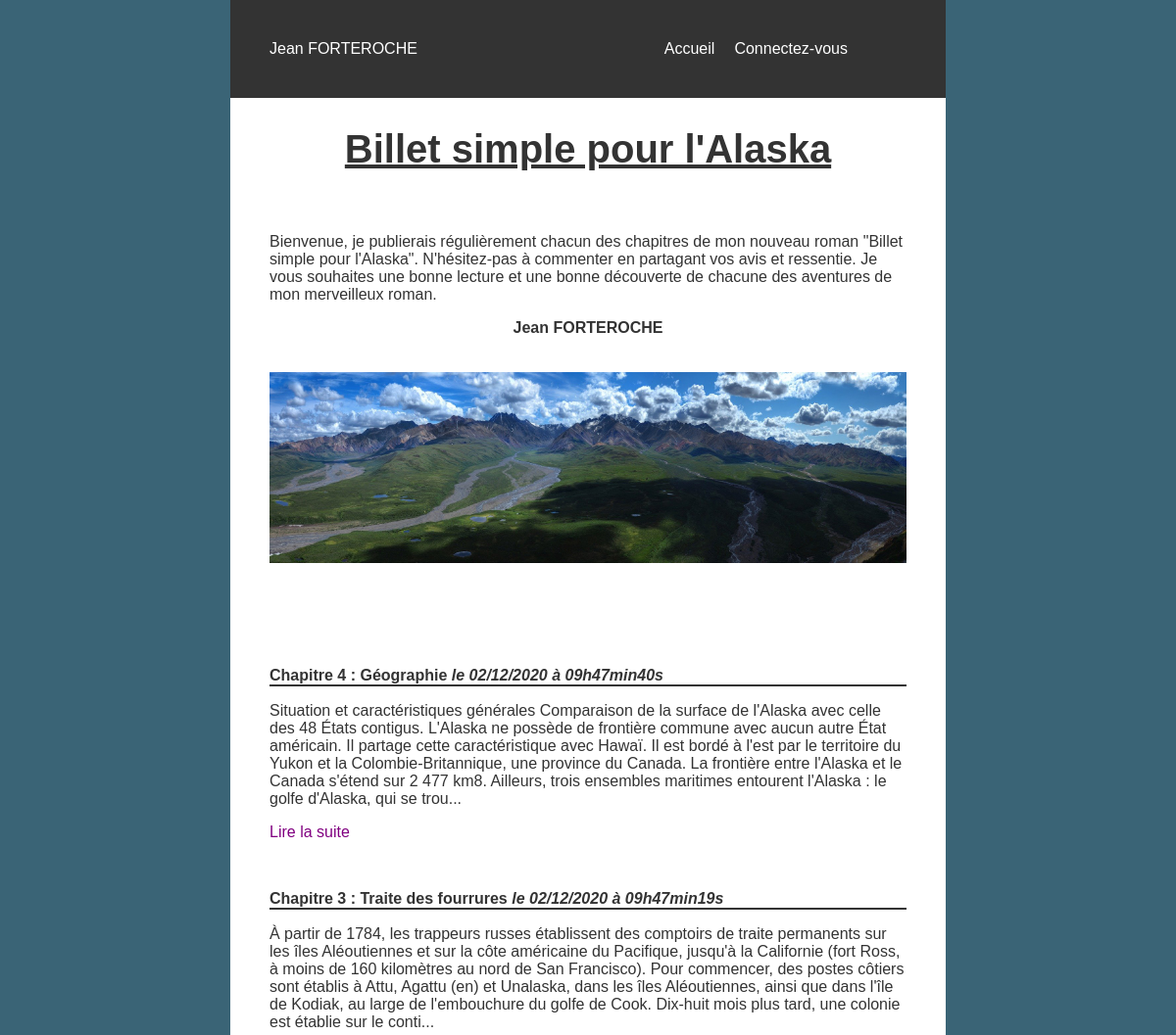
Before: / (upper part) with the older database file.
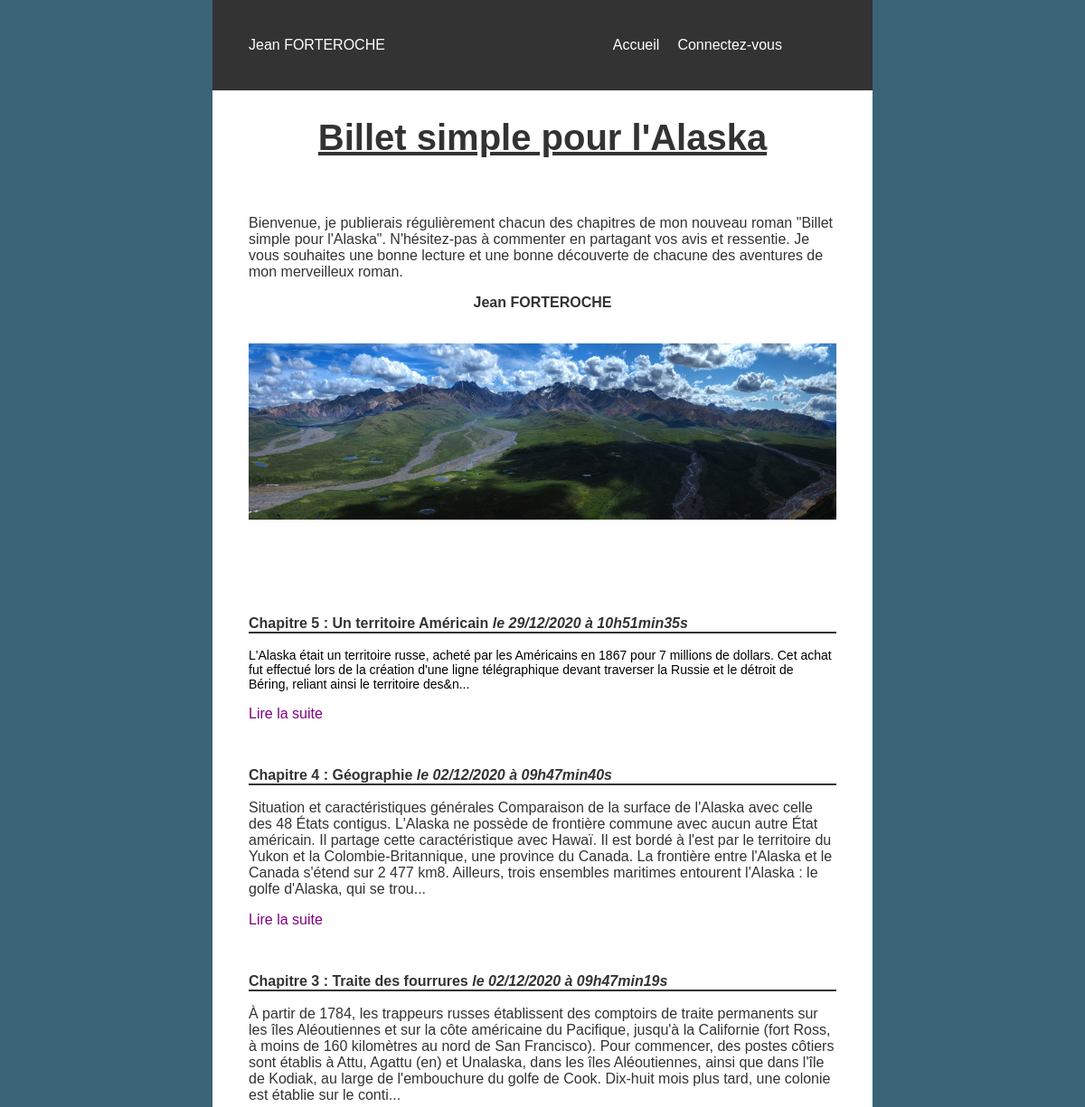
After: the same page with the newer database file.
### tables this page shows
CREATE TABLE IF NOT EXISTS `posts` (
  `id` int(11) NOT NULL AUTO_INCREMENT,
  `title` varchar(255) NOT NULL,
  `content` text NOT NULL,
  `creation_date` datetime NOT NULL,
  PRIMARY KEY (`id`),
  UNIQUE KEY `title` (`title`)
);

### Controller/ControllerCRUD.php (called while the page is built, shortened)
<?php
require_once('Model/PostManager.php');
function readAll()
{
    $postManager = new PostManager();
    $listposts = $postManager->getPosts();
    require('View/frontend/listPostsView.php');
}

### model/PostManager.php (called while the page is built, shortened)
<?php
class PostManager
{
    public function getPosts()
    {
        $connexion = new Manager();
        $db = $connexion->dbConnect();
        $req = $db->query('SELECT id, title, content, DATE_FORMAT(creation_date, \'%d/%m/%Y à %Hh%imin%ss\') AS creation_date_fr FROM posts ORDER BY creation_date_fr DESC');
        $req->setFetchMode(\PDO::FETCH_CLASS, Post::class);
        $posts = $req->fetchAll();
        return $posts;
    }
}

### view/frontend/listPostsView.php (the view, shortened to what this page needs)
<?php include('templates/header.php');?>
<div class='bloc-page'>
    <?php include('templates/intro.php');?>
        <section class="posts">
            <article>
                    <br><br>
                    <?php foreach
                        ($listposts as $data) :
                    ?>
                        <p class="title"><?= htmlspecialchars_decode($data->title); ?>  <span class="date"> le <?= $data->creation_date_fr; ?> </span></p>
                        <p class="content">   <?= htmlspecialchars_decode(substr($data->content,0,500)) .'...'; ?></p>
                        <p><a class="chapter" href="index.php?action=post&amp;id=<?= $data->id ?>">Lire la suite</a></p>
                    <br />
                        <?php
                        endforeach
                    ?>
            </article>
        </section>
</div>
<?php $content = ob_get_clean(); ?>
<?php include('templates/html.php'); ?>

### index.php (shortened to what this page needs)
<?php
require('Controller/ControllerCRUD.php');
if (isset($_GET['action'])) {
    if ($_GET['action'] == 'listPosts') {
        readAll();
    } elseif ($_GET['action'] == 'post') {
        read($_GET['id']);
    } elseif ($_GET['action'] == 'report') {
        listReports($_GET['id']);
    }
    elseif ($_GET['action'] == 'addComment') {
        if (isset($_POST['comment']) && !empty($_POST["comment"])) {
            addComment($_GET['id'], $_SESSION['username'], strip_tags($_POST['comment']));
        } else {
            print "Champs vides ou inexistant";
        }
    }
    elseif ($_GET['action'] == 'newPost') {
        if (isset($_POST['title']) && isset($_POST['content'])) {
            if (!empty($_POST['title']) && !empty($_POST['content'])) {
                create($_POST['title'], $_POST['content']);
            } else {
                print "Veuillez remplir tout les champs !";
            }
        } else {
            print "Champs titre et contenu inexistant";
        }
    } elseif ($_GET['action'] == 'updatePost') {
        updatePage($_GET['id']);
    }
    elseif ($_GET['action'] == 'postUpdated') {
        if (isset($_POST['id']) && isset($_POST['title']) && isset($_POST['content'])) {
            if (!empty($_POST['title']) && !empty($_POST['content']) && !empty($_POST['id'])) {
                update($_POST['id'], $_POST['title'], $_POST['content']);
            } else {
                print "Les champs sont pas remplis !";
            }
        }
    }
    elseif($_GET['action'] == 'moderate') {
        moderate($_GET['id']);
    }
        elseif ($_GET['action'] == 'delete') {
        deletePost($_GET['id']);
    }
    elseif ($_GET['action'] == 'deleteComment') {
        deleted($_GET['id']);
    }
    elseif($_GET["action"] == "subscription") {
        subscribeView();
    }
    elseif ($_GET['action'] == 'subscribed') {
        if (!empty($_POST['pseudo']) && !empty($_POST['pass']) && !empty($_POST['email'])) {
            if (filter_var($_POST['email'], FILTER_VALIDATE_EMAIL)) {
                subscribe($_POST['pseudo'], $_POST['pass'], $_POST['email']);
            } else {
                print "L'email n'est pas au bon format !";
            }
        } else {
            print "Veuillez remplir tout les champs !";
        }
    }
    elseif($_GET['action'] == "connexion") {
       userConnexion();
    }
    elseif($_GET['action'] == "connexionAdmin") {
        adminConnexion();
    }
    elseif($_GET['action'] == 'admin') {
        adminPage();
    }
    elseif ($_GET['action'] == 'user_connected') {
        if (isset($_POST['username']) && isset($_POST['userpass'])) {
            if (!empty($_POST['username']) && !empty($_POST['userpass'])) {
                connectUser($_POST['username'], $_POST['userpass']);
            } else {
                print "Au moins un des champs est vide !";
            }
        } else {
            print "Les champs username et userpass n'existent pas";
        }
    }
        elseif ($_GET['action'] == 'admin_connected') {
            if (isset($_POST['username']) && isset($_POST['userpass'])) {
                if (!empty($_POST['username']) && !empty($_POST['userpass'])) {
                    connectAdmin($_POST['username'], $_POST['userpass']);
                } else {
                    print "Au moins un des champs est vide !";
                }
            } else {
                print "Les champs username et userpass n'existent pas";
            }
    }    elseif ( $_GET['action'] == 'adminpost')  {
        if (isset($_GET['id']) && $_GET['id'] > 0) {
            read($_GET['id']);
        } else {
            echo 'Erreur : aucun identifiant de billet envoyé';
        }
    }
    elseif($_GET['action'] == 'disconnected') {
       logOut();
    }
}
else {
    readAll();
}

### view/frontend/templates/header.php (shortened to what this page needs)
<header>
    <nav>
    <p>Jean FORTEROCHE</p>
        <ul class ="navigation">
            <li><a href="index.php">Accueil</a></li>
            <?php
            if(isset($_SESSION['loggedin'])) {
               if($_SESSION['loggedin'] === true) {?>
                    <li><a href="index.php?action=disconnected">Deconnexion</a></li>
          <?php
            }
            }else {
                ?>
                   <li><a href="index.php?action=connexion">Connectez-vous </a> <br></li>
              <?php
            }
            ?>
        </ul>
    </nav>
</header>

### view/frontend/templates/intro.php
<section class='intro'>
    <h1>Billet simple pour l'Alaska</h1>
    <p class="description">Bienvenue, je publierais régulièrement chacun des chapitres de mon nouveau roman "Billet simple pour l'Alaska".
    N'hésitez-pas à commenter en partagant vos avis et ressentie.
    Je vous souhaites une bonne lecture et une bonne découverte de chacune des aventures de mon merveilleux roman.</p>
    <p class="writer">Jean FORTEROCHE</p>
</section>
<div class="banniere">
    <img src="public/img/banniere.jpg" alt="banniere">
</div>

### view/frontend/templates/html.php (shortened to what this page needs)
<!DOCTYPE html>
<html>
    <head>
        <link href="Public/css/style.css" rel="stylesheet" />
        <link href="Public/css/responsive.css" rel="stylesheet" />
    </head>
    <body>
        <?= $content ?>
    </body>
</html>

### Public/css/style.css (style rules this page uses)
body { margin: 0; padding: 0; box-sizing: border-box; background: #3A6476; }
* { font-family: sans-serif; font-size: 1em; list-style: none; text-decoration: none; }
h1 { font-size: 2.5em; }
a { color: purple; }
p, h1, .return_post a, .writer { color: #333; }
span.user, .writer { font-weight: bold; }
.return_post a, a.com_if_connect, .date { font-style: italic; }
ul li, li a, header p { color: #FFF; }
article a { color: purple; text-decoration: none; }
nav, .bloc-page { width: 1200px; padding: 0 40px 0 40px; }
.bloc-page { margin: 100px auto 50px auto; height: auto; background: #FFF; }
nav { display: flex; align-items: center; justify-content: space-between; margin: auto; position: fixed; top: 0; left: 50%; transform: translate(-50%, 0); height: 100px; background: #333; z-index: 3; }
nav .navigation { padding-right: 40px; clear: none; float: right; max-height: none; display: flex; }
.navigation li:nth-child(1), .navigation li:nth-child(2) { padding-right: 20px; }
.banniere img { margin-top: 20px; width: 100%; padding-bottom: 50px; }
h1 { text-decoration: underline; text-align: center; padding: 30px; }
section.intro { margin: auto; }
p.writer { text-align: center; }
.title { text-align: left; font-weight: bold; border-bottom: 2px solid #333; }
.description, .posts { text-align: left; }

### Public/css/responsive.css (style rules this page uses)
@media all and (max-width: 1200px) { nav, .bloc-page { width: 900px; } }
@media all and (max-device-width:992px) { nav, .bloc-page { width: 650px; } }

Changed rows visible on the page:
added posts: title "Chapitre 5 : Un territoire Américain", creation_date_fr "29/12/2020 à 10h51min35s", content "L'Alaska était un territoire russe, acheté par les Américains en 1867 pour 7 millions de dollars. Cet achat fut effectué lors de la création d'une ligne télégraphique devant traverser la Russie et le détroit de Béring, reliant ainsi le territoire des&n"
